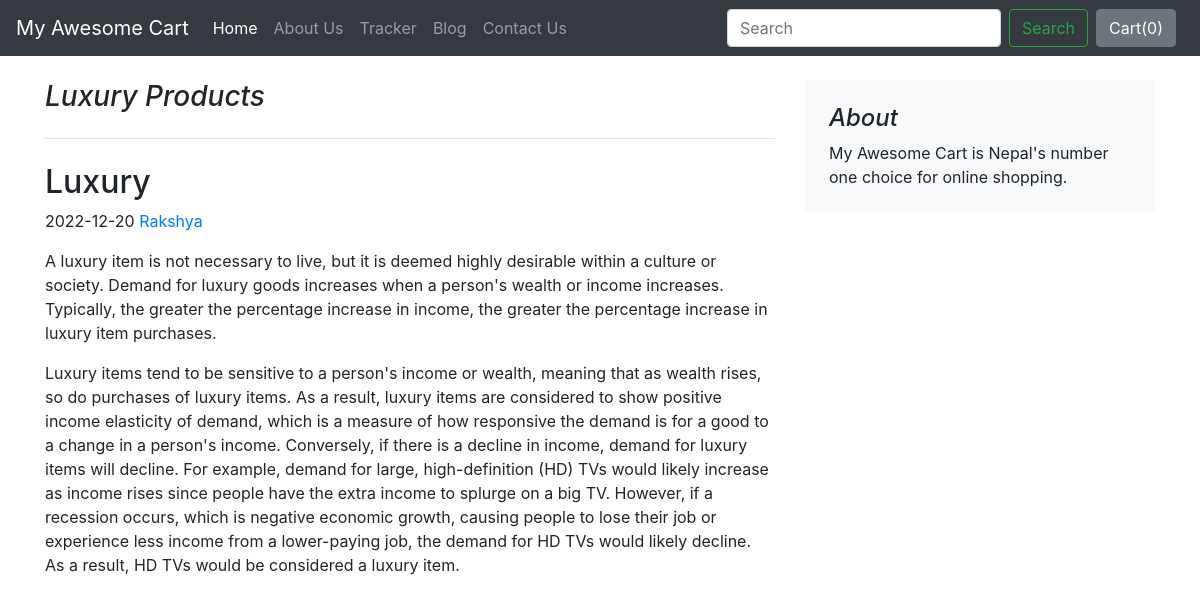
The app's page /blog/blogpost/2 with its own data.
### blog/models.py (models this page shows)
class BlogPost(models.Model):
    post_id=models.AutoField(primary_key=True)
    title=models.CharField(max_length=50)
    head0=models.CharField(max_length=500,default="")
    chead0=models.CharField(max_length=5000,default="")
    chead1=models.CharField(max_length=5000,default="")
    pub_date=models.DateField(default=date.today)
    thumbnail=models.ImageField(upload_to='shop/images',default="")
    def __str__(self):
        return self.title

### blog/views.py (the view)
# urls.py: path('blogpost/<int:id>', views.blogpost , name="blogPost")
def blogpost(request,id):
    post=BlogPost.objects.filter(post_id=id)[0] #we need first post so [0]
    print(post)
    return render(request,'blog/blogpost.html',{'post':post})

### blog/templates/blog/blogpost.html (shortened to what this page needs)
{% extends 'blog/basic.html' %}
{% block body %}
<div class="container">
    <div class="row mt-4">
        <div class="col-md-8 blog-main">
            <h3 class="pb-4 mb-4 font-italic border-bottom">
                {{post.title}}
            </h3>
            <div class="blog-post">
                <h2 class="blog-post-title">{{post.head0}}</h2>
                <p class="blog-post-meta">2022-12-20 <a href="#">Rakshya</a></p>
                <p>{{post.chead0}}</p>
                <p>{{post.chead1}}</p>
            </div>
        </div>
        <aside class="col-md-4 blog-sidebar">
            <div class="p-4 mb-3 bg-light rounded">
                <h4 class="font-italic">About</h4>
                <p class="mb-0">My Awesome Cart is Nepal's number one choice for online shopping.</p>
            </div>
        </aside>
    </div>
</div>
{% endblock %}

### records on screen
BlogPost: title "Luxury Products", head0 "Luxury", chead0 "A luxury item is not necessary to live, but it is deemed highly desirable within a culture or society. Demand for luxury goods increases when a person's wealth or income increases. Typically, the greater the percentage increase in income, the greater the percentage increase in luxury item purchases.", chead1 "Luxury items tend to be sensitive to a person's income or wealth, meaning that as wealth rises, so do purchases of luxury items. As a result, luxury items are considered to show positive income elasticity of demand, which is a measure of how responsive the demand is for a good to a change in a person's income. Conversely, if there is a decline in income, demand for luxury items will decline. For example, demand for large, high-definition (HD) TVs would likely increase as income rises since people have the extra income to splurge on a big TV. However, if a recession occurs, which is negative economic growth, causing people to lose their job or experience less income from a lower-paying job,…"
